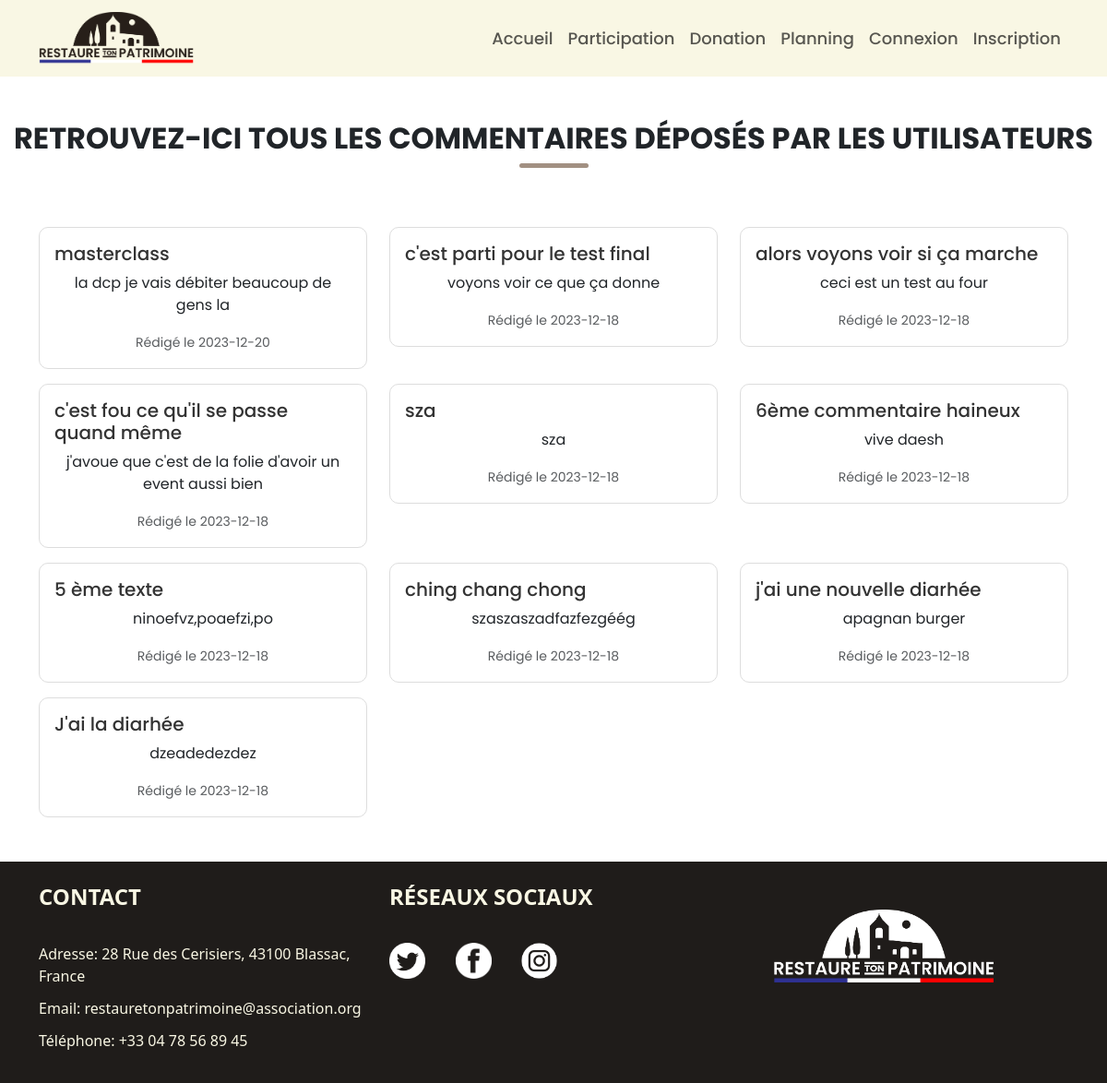
The page /pages/blog.php on the database as committed earlier.
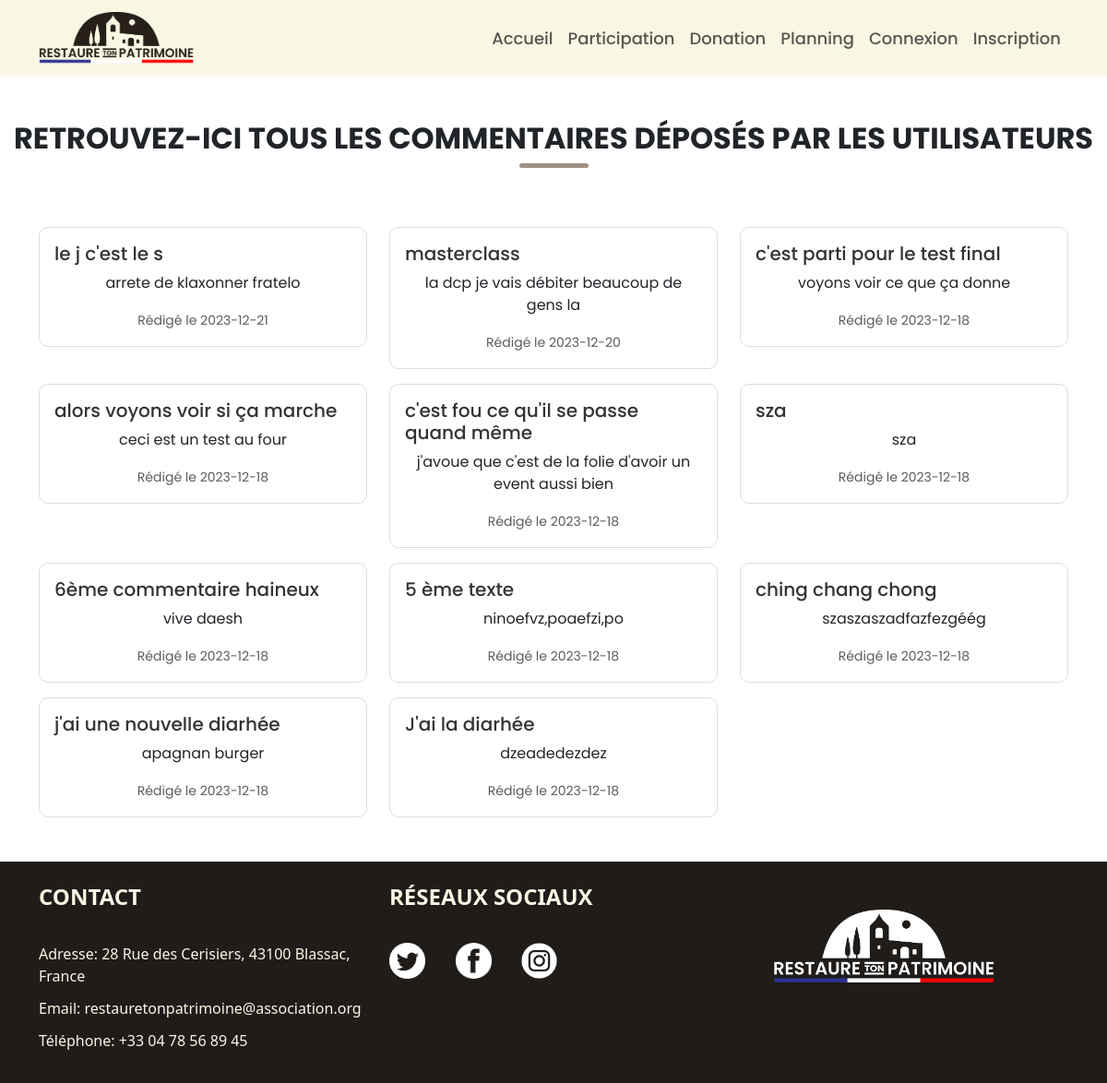
The same page on the database as committed later.
### tables this page shows
CREATE TABLE `article` (
  `ID_article` int(11) NOT NULL,
  `Contenue` text DEFAULT NULL,
  `Titre` varchar(50) DEFAULT NULL,
  `Date_article` date DEFAULT NULL
);

### pages/blog.php (the view, shortened to what this page needs)
<?php require_once '../php/Config.php';
include '../php/header.php';
  try{
    $pdo = new PDO(
        "mysql:host=$host;dbname=$dbname;charset=utf8", $user, $password);
   }
   catch(PDOException $e){
      echo $e->getMessage();
   }?>
<!DOCTYPE html>
<html lang="fr">
<head>
<link rel="stylesheet" href="css/bootstrap.min.css">
<link rel="stylesheet" href="css/style.css">
<article class="Blog mt-5">
  <?php
    $requete='SELECT * FROM article ORDER BY ID_article DESC';
    $resultats=$pdo->query($requete);
    $article=$resultats->fetchAll(PDO::FETCH_ASSOC);
  ?>
  <div class="mt-5">
  <h2 class="titres">Retrouvez-ici tous les commentaires déposés par les utilisateurs</h2>
  <div class="d-flex justify-content-center">
  <div class="ligne-arrondie"></div>
  </div>
  </div>
  <section class="container">
  <section class="row mt-5">
    <?php foreach ($article as $commentaire): ?>
        <div class="col-md-4 mt-3">
            <div class="card">
                <div class="card-body">
                    <h5 class="card-title policecarte"><?php echo $commentaire["Titre"]; ?></h5>
                    <p class="card-text policecartesimple"><?php echo $commentaire["Contenue"]; ?></p>
                    <p class="card-text policecartesimple"><small class="text-muted">Rédigé le <?php echo $commentaire["Date_article"]; ?></small></p>
                </div>
            </div>
        </div>
    <?php endforeach; ?>
</section>
</section>
</article>
    <?php
        include "../php/footer.php" ;
    ?>

Rows that differ between the two databases and show on the page:
added article: Titre "le j c'est le s", Contenue "arrete de klaxonner fratelo", Date_article "2023-12-21"
